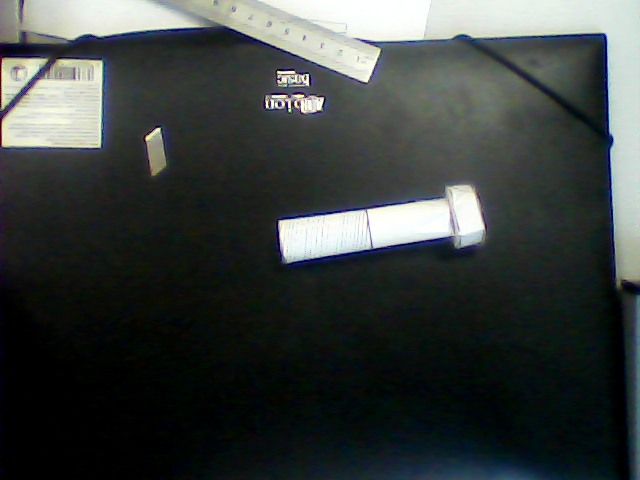
#> input picture lipen/data/screw.png, 640 x 480 px, given in place of the camera
$ python canny_rects.py   (older library calls are emulated)
#> lines starting #> are read from the running program, lines starting #| are printed output that depends on the picture; after the words box and inside, x2 and y2 are one past the last pixel; in counts of white or black regions, pixels touching at a corner belong together
import cv2


def do_nothing(_):
    pass


def init():
    global cam

    cam = cv2.VideoCapture(0)
    if not cam.isOpened():
        raise ValueError('Failed to open a capture object.')

    cv2.namedWindow('MAIN')
    cv2.namedWindow('BARS')

    cv2.createTrackbar('canny_low', 'BARS', 20, 100, do_nothing)
    # cv2.createTrackbar('canny_high', 'BARS', 150, 255, do_nothing)
    cv2.createTrackbar('blur (odd)', 'BARS', 3, 10, do_nothing)
    cv2.createTrackbar('invert', 'BARS', 0, 1, do_nothing)

    cv2.moveWindow('MAIN', 55, 0)
    cv2.moveWindow('BARS', 60, 550)
    cv2.resizeWindow('BARS', 1000, 100)


def main():
    init()

    while True:
        # Read frame
        _, image = cam.read()
#> image is the input picture: shape (480, 640, 3); mean B, G, R 62.4, 64, 58.6
        # Flip
        image = cv2.flip(image, flipCode=1)
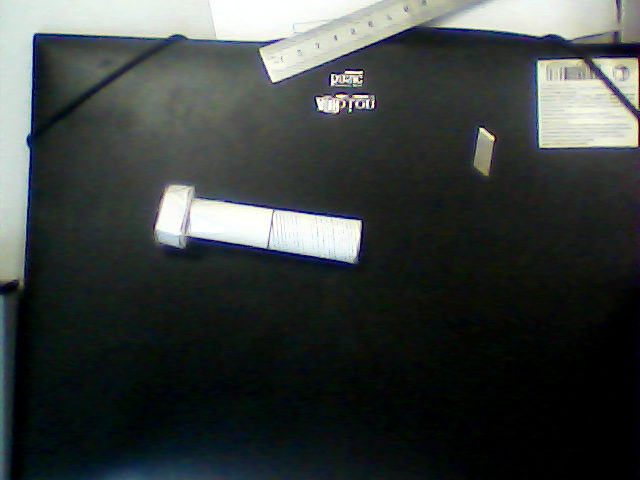
#> image: shape (480, 640, 3); mean B, G, R 62.4, 64, 58.6
        # Invert
        if cv2.getTrackbarPos('invert', 'BARS'):
            image = cv2.bitwise_not(image)

        # Grayscale
        gray = cv2.cvtColor(image, cv2.COLOR_BGR2GRAY)
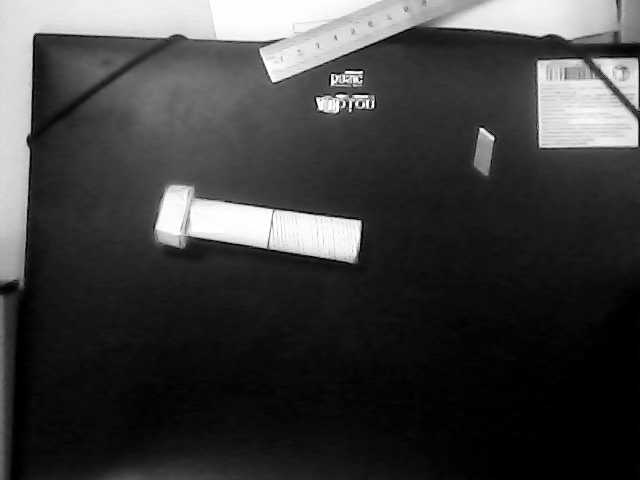
#> gray: shape (480, 640); min 0, max 255, mean 62.2
        # Blur
        blur = cv2.getTrackbarPos('blur', 'BARS')
        if blur % 2 == 0:
            blur += 1
        blurred = cv2.medianBlur(gray, 5)
        # Canny and morphs
        canny_low = cv2.getTrackbarPos('canny_low', 'BARS')
        canny_high = 3 * canny_low
        # canny_high = max(canny_low, cv2.getTrackbarPos('canny_high', 'BARS'))
        edged = cv2.Canny(blurred, canny_low, canny_high)
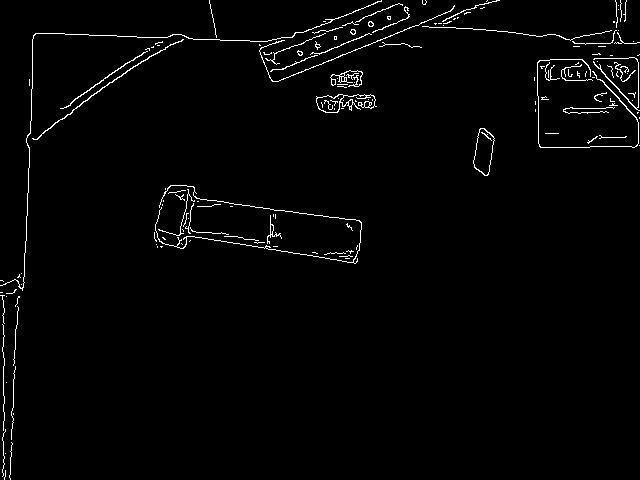
#> edged: shape (480, 640); 1.9% white in thin lines or dots
        edged = cv2.dilate(edged, None, iterations=3)
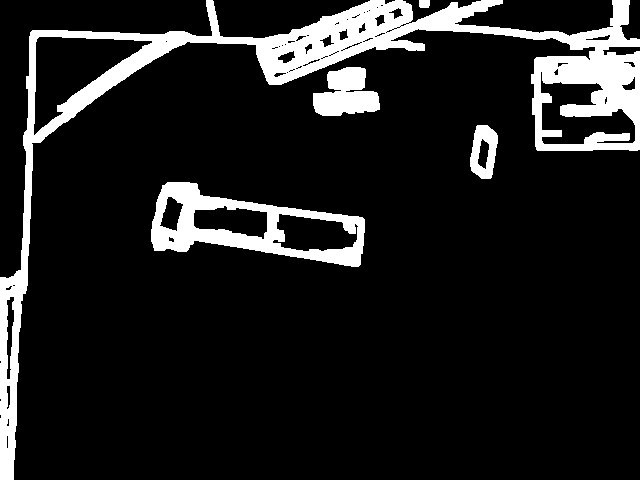
#> edged: shape (480, 640); 12% white; 5 white regions, box (x1, y1, x2, y2) and area: (0, 0, 640, 480) 26942, (151, 182, 365, 267) 6671, (313, 67, 380, 116) 2240, (470, 125, 498, 179) 960, (419, 0, 430, 8) 85
        edged = cv2.erode(edged, None, iterations=2)
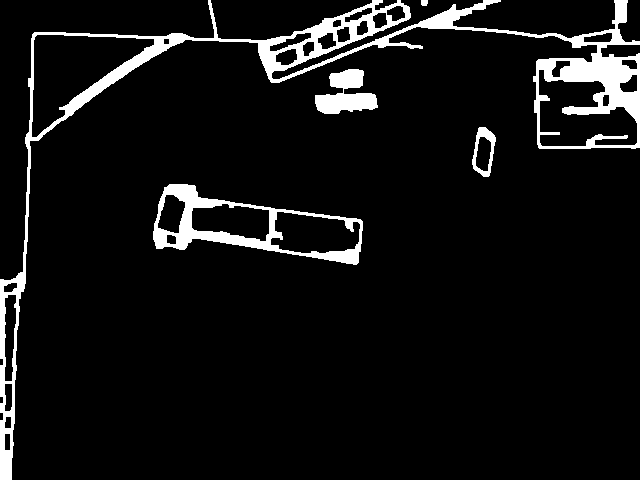
#> edged: shape (480, 640); 7.1% white; 5 white regions

        # Invert back
        if cv2.getTrackbarPos('invert', 'BARS'):
            image = cv2.bitwise_not(image)

        # Find contours
        _, contours, hierarchy = cv2.findContours(edged, cv2.RETR_EXTERNAL, cv2.CHAIN_APPROX_SIMPLE)
#> contours = 5 contours; box (x1, y1, x2, y2) and area: (0, 0, 640, 480) 28244, (153, 184, 363, 265) 9392, (315, 69, 378, 114) 1508, (472, 127, 496, 177) 803, (421, 0, 428, 6) 28

        # objects = []

        for contour in contours:
            if cv2.contourArea(contour) < 500:
                continue

            box = cv2.minAreaRect(contour)
            box = cv2.boxPoints(box)

            # o = object()

            cv2.drawContours(image, [box.astype('int')], -1, (0, 255, 0), 2)
            cv2.drawContours(image, [contour], -1, (0, 0, 255), 2)
#> this loop made 5 passes
#> box on passes 1, 2, 3, 5: ((258.1, 223), (66.3, 208.3), -85.36), [[489.2, 177], [469.5, 173.8], [477.5, 125.8], [497.2, 129]], ((344.5, 90.83), (61.34, 42.53), -6.71), ((256.5, 131.8), (778.2, 384.4), -27.86)
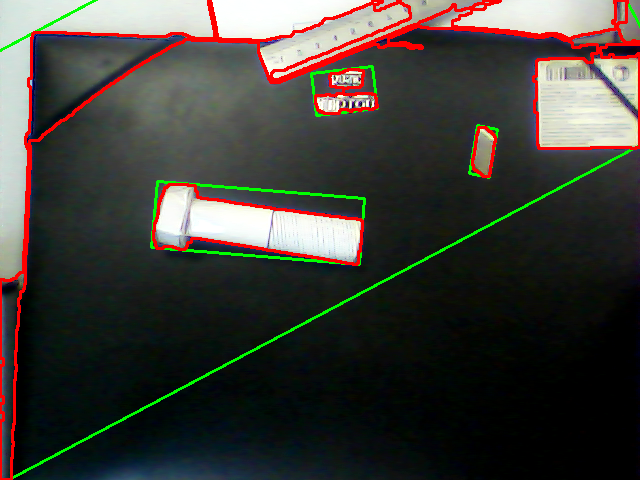
#> image: shape (480, 640, 3); 5.46% of pixels changed, all inside (x1, y1, x2, y2) = (0, 0, 640, 480)

        images_concatenated = cv2.hconcat([image, cv2.cvtColor(edged, cv2.COLOR_GRAY2BGR)])
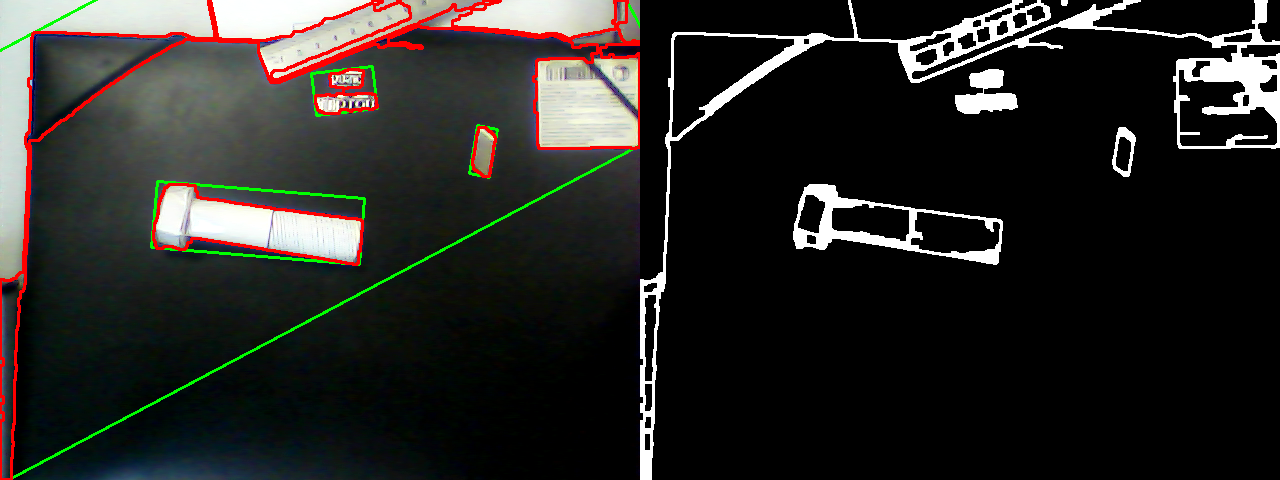
#> images_concatenated: shape (480, 1280, 3); mean B, G, R 37.4, 40.2, 41.2
        cv2.imshow('MAIN', images_concatenated)

        if cv2.waitKey(1) == 27:
#> (key Esc is pressed here)
            break

    cv2.destroyAllWindows()
    cam.release()

if __name__ == '__main__':
    main()
